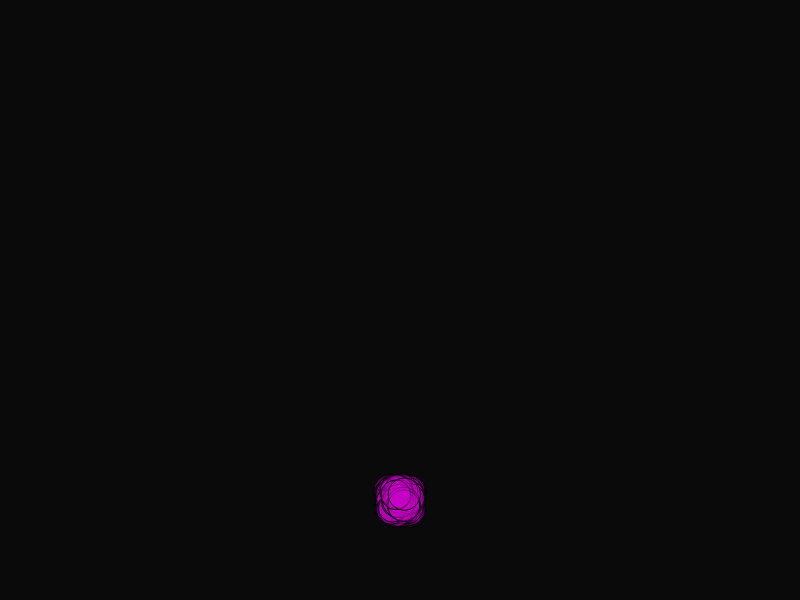
Frame 1 (no input)
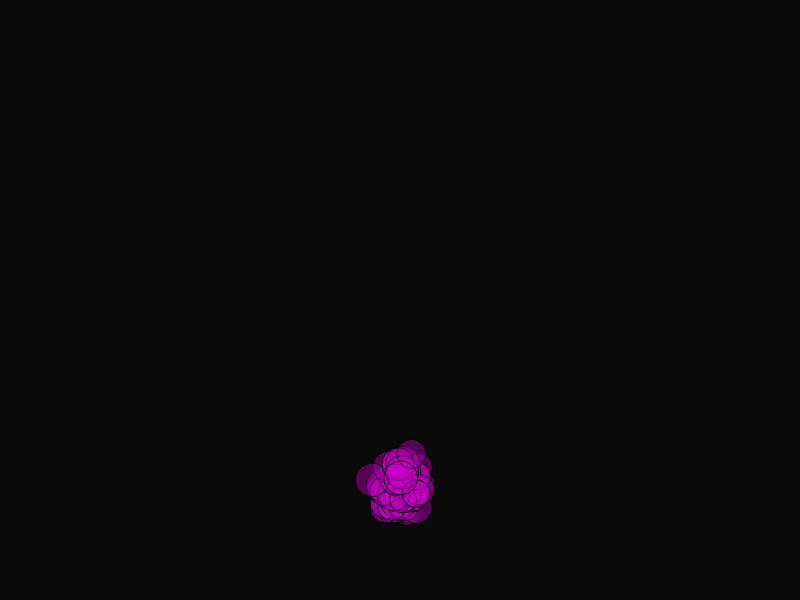
Frame 60 (no input)
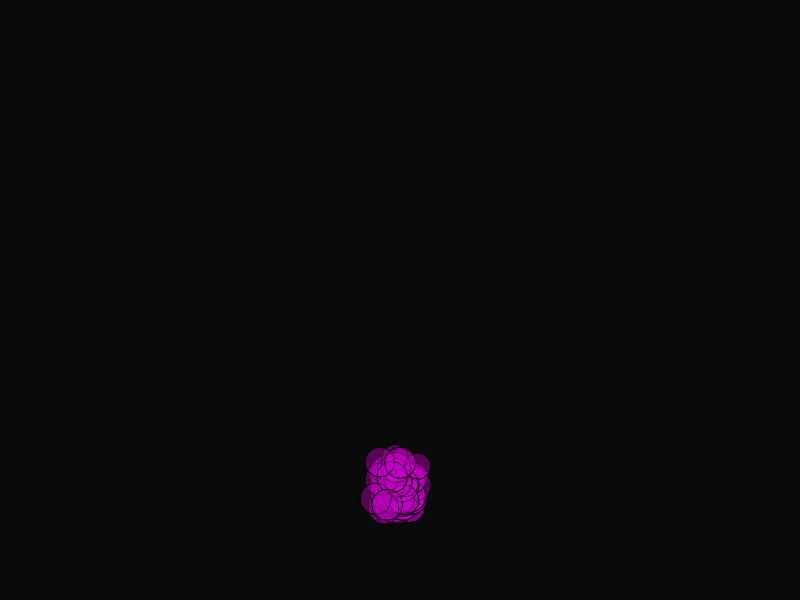
Frame 120 (the mouse pressed at the canvas centre since frame 60)

The p5.js sketch that drew these frames (run headless with seeded random() and noise() and a simulated clock; from frame 60 on, the mouse is pressed at the canvas centre):

// p5.js sketch
// ── sketch.js

//when to use

function Particle(x, y, xSpeed, ySpeed, size, colour) {
	this.x = x;
	this.y = y;
	this.xSpeed = xSpeed;
	this.ySpeed = ySpeed;
	this.size = size;
	this.colour = colour;
	this.age = 0;

	this.drawParticle = function () {
		fill(this.colour);
		ellipse(this.x, this.y, size);
	}

	this.updateParticle = function () {
		this.x += this.xSpeed;
		this.y += this.ySpeed;
		this.age++;
	}
}

function Emitter(x, y, xSpeed, ySpeed, size, colour) {
	this.x = x;
	this.y = y;
	this.xSpeed = xSpeed;
	this.ySpeed = ySpeed;
	this.size = size;
	this.colour = colour;

	this.startParticles = 0;
	this.lifetime = 0;


	this.particles = [];

	this.startEmitter = function (startParticles, lifetime) {
		this.startParticles = startParticles;
		this.lifetime = lifetime;

		//start emitting with initial particles
		for (var i = 0; i < startParticles; i++) {
			// var p = new Particle(random(this.x - 10, this.x + 10),
			// 	random(this.y - 10, this.y + 10), random(this.xSpeed - 1, this.xSpeed + 1),
			// 	random(this.ySpeed - 1, this.ySpeed + 1), random(this.size - 4, this.size + 4),
			// 	this.colour);
			this.particles.push(this.addParticle());
		}
	}

	this.addParticle = function()
	{
		var p = new Particle(random(this.x - 10, this.x + 10),
				random(this.y - 10, this.y + 10), random(this.xSpeed - 1, this.xSpeed + 1),
				random(this.ySpeed - 1, this.ySpeed + 1), random(this.size - 4, this.size + 4),
				this.colour);
		return p;
	}

	this.updateParticles = function() {
		//iterate through particles and update to the screen
		var deadParticles = 0;
		for (var i = this.particles.length - 1; i>=0; i--) {
			this.particles[i].drawParticle();
			this.particles[i].updateParticle();
			if (this.particles[i].age > random(0, this.lifetime)) {
				this.particles.splice(i, 1);
				deadParticles++;
			}


		}

		if (deadParticles > 0) {
			for (i = 0; i < deadParticles; i++) {
				this.particles.push(this.addParticle());
			}
		}

	}

}

var emit;
function setup() {
	createCanvas(800, 600);
	emit = new Emitter(width / 2, height - 100, 0, -1, 30, color(200, 0, 200, 100));
	emit.startEmitter(200, 100);
}

function draw() {
	background(10);
	emit.updateParticles()
}
